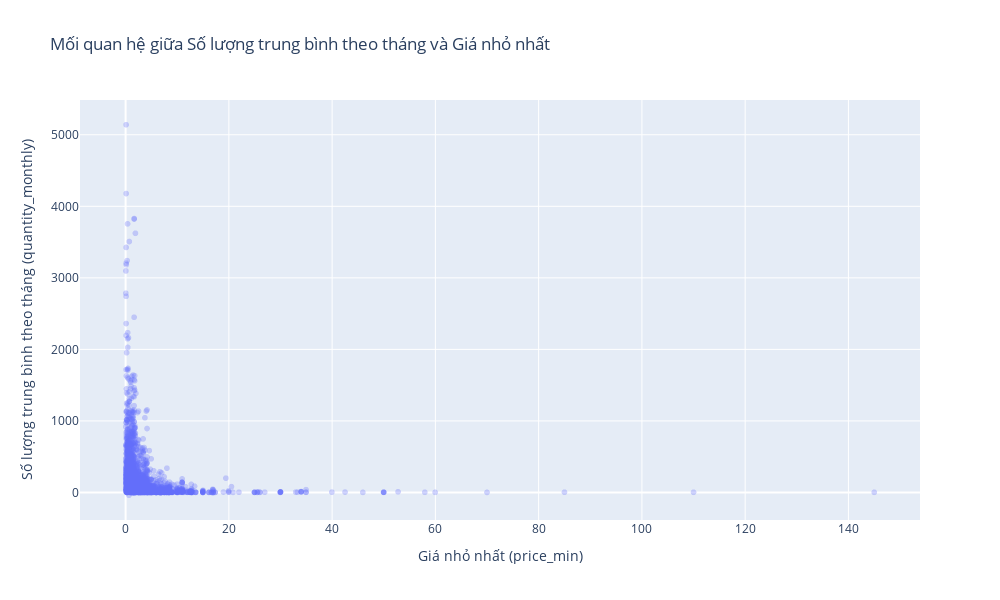

Here is the notebook cell this chart was saved with:
### Code cell
fig = px.scatter(
    features_df,
    x='price_min',
    y='quantity_monthly',
    opacity=0.3,
    labels={
        'price_min': 'Giá nhỏ nhất (price_min)',
        'quantity_monthly': 'Số lượng trung bình theo tháng (quantity_monthly)'
    },
    title='Mối quan hệ giữa Số lượng trung bình theo tháng và Giá nhỏ nhất',
    hover_data=['StockCode']  # Thêm StockCode vào thông tin hiển thị khi hover
)
fig.update_layout(
    xaxis=dict(showgrid=True),
    yaxis=dict(showgrid=True),
    width=1000,
    height=600
)
fig.show()

### Figure 1 — Plotly figure (JSON) as saved in the notebook; plotly's stock layout.template omitted (floating-point values rounded to 4 significant figures; data arrays with more than 128 entries replaced by an {"elided": "..."} marker saying what was removed)
{"data": [{"customdata": {"elided": "4877x1 str values"}, "hovertemplate": "Giá nhỏ nhất (price_min)=%{x}<br>Số lượng trung bình theo tháng (quantity_monthly)=%{y}<br>StockCode=%{customdata[0]}<extra></extra>", "legendgroup": "", "marker": {"color": "#636efa", "opacity": 0.3, "symbol": "circle"}, "mode": "markers", "name": "", "showlegend": false, "type": "scattergl", "x": {"elided": "4877 float values"}, "xaxis": "x", "y": {"elided": "4877 float values"}, "yaxis": "y"}], "layout": {"height": 600, "legend": {"tracegroupgap": 0}, "title": {"text": "Mối quan hệ giữa Số lượng trung bình theo tháng và Giá nhỏ nhất"}, "width": 1000, "xaxis": {"anchor": "y", "domain": [0, 1], "showgrid": true, "title": {"text": "Giá nhỏ nhất (price_min)"}}, "yaxis": {"anchor": "x", "domain": [0, 1], "showgrid": true, "title": {"text": "Số lượng trung bình theo tháng (quantity_monthly)"}}}}
